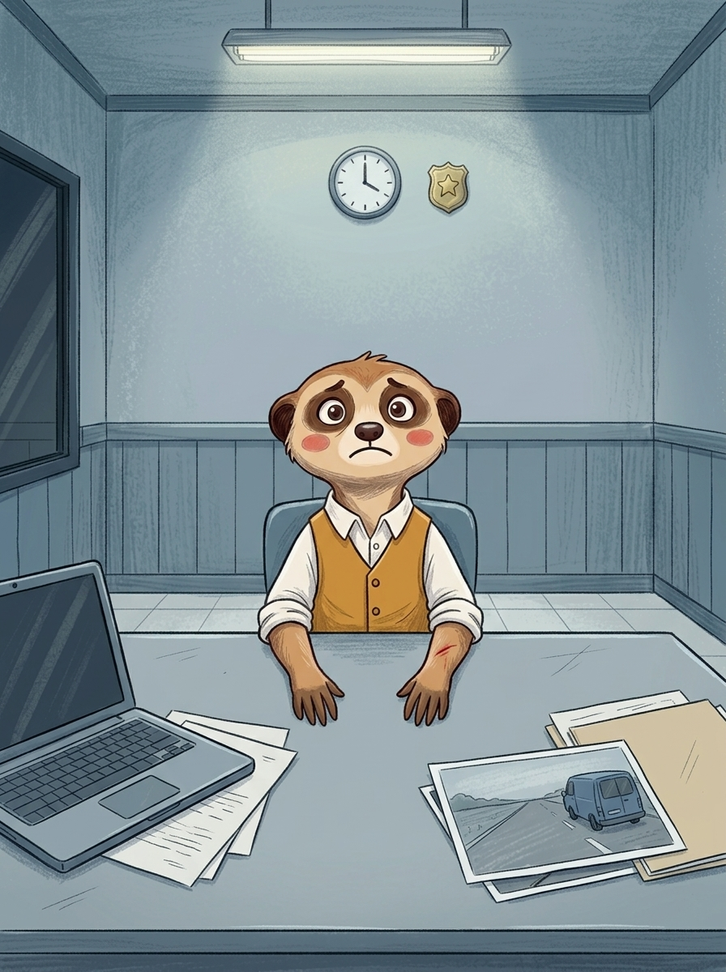
#> input picture assets/places/twins/interview-evan-higgsfield-original.png, 726 x 972 px, shrunk from 896 x 1200 before the run
$ python make-twins-interview.py
#> lines starting #> are read from the running program, lines starting #| are printed output that depends on the picture; after the words box and inside, x2 and y2 are one past the last pixel; in counts of white or black regions, pixels touching at a corner belong together
# The twins' interview pictures (design/case-twins.md): one Higgsfield picture (assets/places/twins/
# interview-evan-higgsfield-original.png), the scratch moved by hand here so the two are the same but for it.
# Evan: his right wrist (left on the screen). Milo: his left index finger (right on the screen).
# Run: python scripts/make-twins-interview.py
from PIL import Image, ImageDraw, ImageFilter
import os
D = os.path.join(os.path.dirname(__file__), '..', 'assets', 'places', 'twins')
src = Image.open(os.path.join(D, 'interview-evan-higgsfield-original.png')).convert('RGB')
#> src is the input picture: PIL image 726x972 RGB; mean R, G, B 133, 147.6, 151.8
AXIS = 916   # the arms mirror about x 458

# the drawn scratch taken off: that bit of the arm covered with the other arm's, mirrored, with a soft edge
box = (526, 782, 574, 832)
patch = src.crop((AXIS - box[2], box[1], AXIS - box[0], box[3])).transpose(Image.FLIP_LEFT_RIGHT)
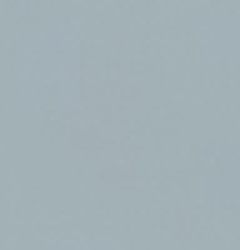
#> patch: PIL image 48x50 RGB (shown 5 times larger); mean R, G, B 162, 176.9, 182.3
mask = Image.new('L', patch.size, 0)
#> mask: PIL image 48x50 L; every value is 0
ImageDraw.Draw(mask).ellipse((4, 4, patch.size[0] - 5, patch.size[1] - 5), fill=255)
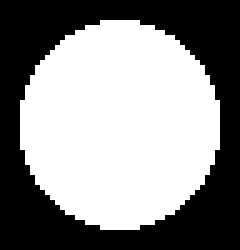
#> mask: PIL image 48x50 L (shown 5 times larger); 54.7% white; 1 black region, box (x1, y1, x2, y2) and area: (0, 0, 48, 50) 1088
clean = src.copy()
clean.paste(patch, box[:2], mask.filter(ImageFilter.GaussianBlur(3)))

# a tapered stroke (thin ends), with a darker edge, as the crayon scratch was
def scratch(img, strokes):
    S = 6
    big = Image.new('RGBA', (img.width * S, img.height * S), (0, 0, 0, 0))
#> big: PIL image 4356x5832 RGBA; every value is 0
    d = ImageDraw.Draw(big)
    for (x0, y0, x1, y1, w) in strokes:
        for extra, colour in ((1.0, (110, 24, 22, 170)), (0, (200, 44, 44, 255))):
            for i in range(61):
                t = i / 60
                r = (w * (1 - (2 * t - 1) ** 2) ** .6 + extra) / 2 * S
                x, y = (x0 + (x1 - x0) * t) * S, (y0 + (y1 - y0) * t) * S
                d.ellipse((x - r, y - r, x + r, y + r), fill=colour)
    out = img.convert('RGBA')
    out.alpha_composite(big.resize(img.size, Image.LANCZOS))
    return out.convert('RGB')

evan = scratch(clean, [(362, 827, 384, 840, 2.6), (371, 840, 381, 846, 1.2)])
milo = scratch(clean, [(501, 869, 508, 877, 2.4)])
for name, img in (('evan', evan), ('milo', milo)):
    img.save(os.path.join(D, f'interview-{name}.png'))
#> this loop made 2 passes
#> name on passes 1 to 2: 'evan', 'milo'
